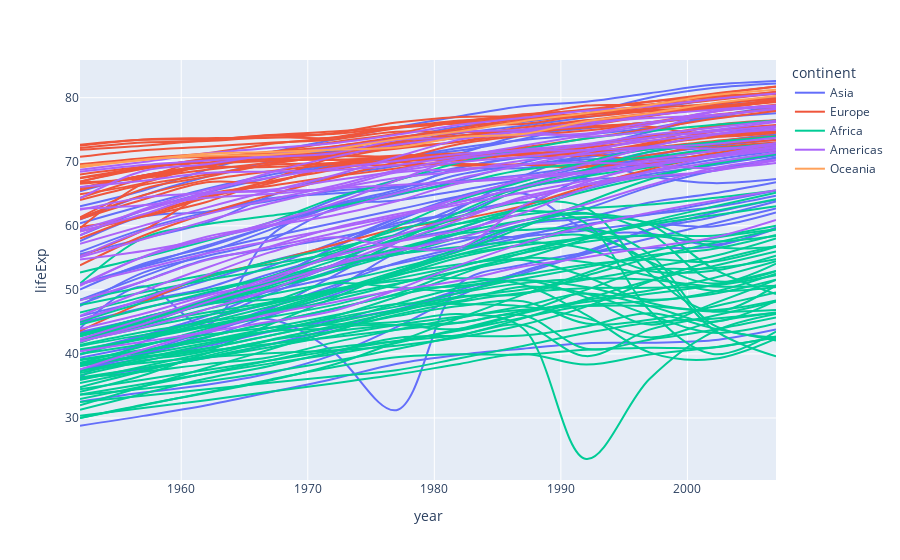

Notebook code for this chart:
### Markdown cell above
### Line plots

Let's create a line plot showing life expectancy as a function of the year using the `px.line()` method. In particular, let's set the followign properties of the plot: 

- `x`: Year
- `y`: Life expectancy
- `color`: The continent
- `line_group`: The country
- `hover_name`: The country
- `line_shape`: spline
- `render_mode`: svg to use svg graphics

What do you think of this plot?

### Code cell
# Create an interactive line plot

fig = px.line(gapminder, x="year", y="lifeExp", 
              color="continent", 
              line_group="country", 
              hover_name="country",
              line_shape="spline", 
              render_mode="svg")

fig.show()
